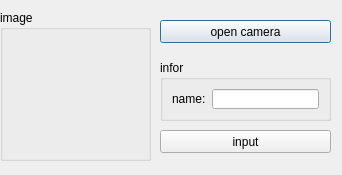
<?xml version="1.0" encoding="UTF-8"?>
<ui version="4.0">
 <class>dlgFaceInput</class>
 <widget class="QDialog" name="dlgFaceInput">
  <property name="geometry">
   <rect>
    <x>0</x>
    <y>0</y>
    <width>342</width>
    <height>175</height>
   </rect>
  </property>
  <property name="windowTitle">
   <string>人脸录入</string>
  </property>
  <widget class="QGroupBox" name="groupBox">
   <property name="geometry">
    <rect>
     <x>0</x>
     <y>10</y>
     <width>151</width>
     <height>151</height>
    </rect>
   </property>
   <property name="title">
    <string>image</string>
   </property>
   <widget class="QLabel" name="label_image">
    <property name="geometry">
     <rect>
      <x>10</x>
      <y>20</y>
      <width>121</width>
      <height>111</height>
     </rect>
    </property>
    <property name="text">
     <string/>
    </property>
    <property name="scaledContents">
     <bool>true</bool>
    </property>
   </widget>
  </widget>
  <widget class="QPushButton" name="pushButton_cap">
   <property name="geometry">
    <rect>
     <x>160</x>
     <y>20</y>
     <width>171</width>
     <height>23</height>
    </rect>
   </property>
   <property name="text">
    <string>open camera</string>
   </property>
  </widget>
  <widget class="QGroupBox" name="groupBox_2">
   <property name="geometry">
    <rect>
     <x>160</x>
     <y>60</y>
     <width>171</width>
     <height>61</height>
    </rect>
   </property>
   <property name="title">
    <string>infor</string>
   </property>
   <layout class="QHBoxLayout" name="horizontalLayout">
    <item>
     <widget class="QLabel" name="label">
      <property name="text">
       <string>name:</string>
      </property>
     </widget>
    </item>
    <item>
     <widget class="QLineEdit" name="lineEdit_name"/>
    </item>
   </layout>
  </widget>
  <widget class="QPushButton" name="pushButton_inpput">
   <property name="geometry">
    <rect>
     <x>160</x>
     <y>130</y>
     <width>171</width>
     <height>23</height>
    </rect>
   </property>
   <property name="text">
    <string>input</string>
   </property>
  </widget>
 </widget>
 <resources/>
 <connections/>
</ui>
